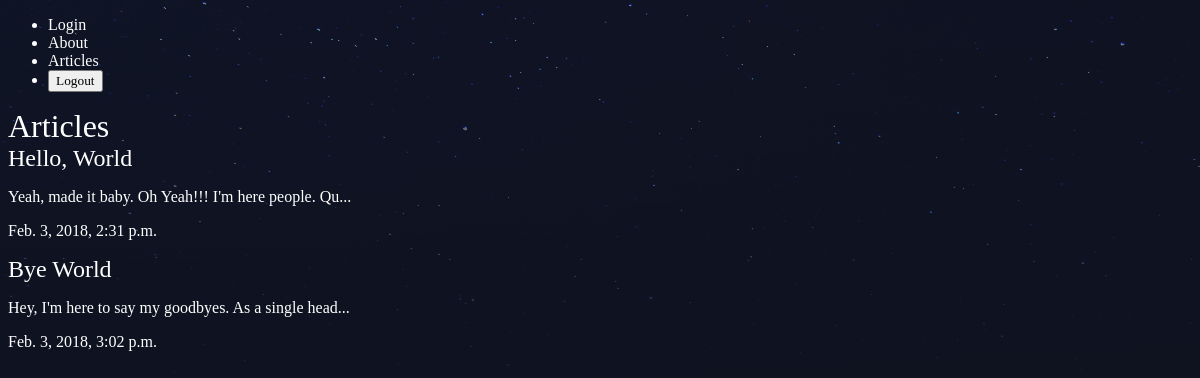
/articles/, run on an earlier commit of the app's database.
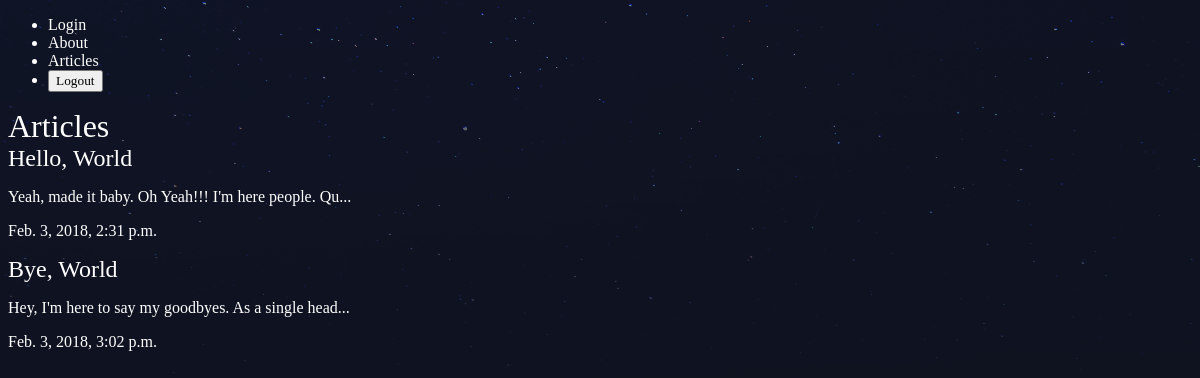
And on a later commit of the database.
### articles/models.py (models this page shows, shortened)
class Article(models.Model):  # Inheriting basic functionaliites
    title = models.CharField(max_length=100)
    slug = models.SlugField()
    body = models.TextField()
    date = models.DateTimeField(auto_now_add=True)
    thumbnail = models.ImageField(default='default.png',blank=True)
    author = models.CharField(max_length=100, default='Me')
    def snippet(self):
        return self.body[:50] + "..."

### articles/views.py (the view)
# urls.py: path('articles/',include('articles.urls')),
def articles(request):
	articles = Article.objects.all().order_by('date')
	context = {
		"articles" : articles
	}
	return render(request,'articles/articles.html',context)

### articles/templates/articles/articles.html (shortened to what this page needs)
{% extends 'layout.html' %}
{% block content %}
<h1>Articles</h1>
<div class="articles">
	{% for article in articles %}
	<div class="article">
		<h2><a href="{% url 'articles:details' slug=article.slug %}"> {{article.title}}</a></h2>
		<p>{{ article.snippet }} </p>
		<p>{{ article.date }} </p>
	</div>
	{% endfor %}
</div>
{% endblock %}

What changed in the data, as far as the page shows it:
changed Article "Hey, I'm here to say my goodbyes. As a single head...": title "Bye World" → "Bye, World"
